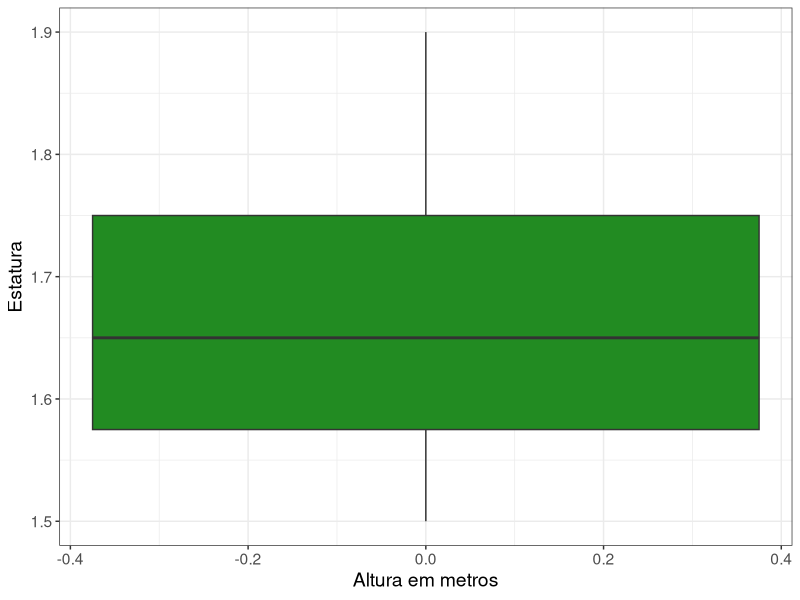

R code for this plot:
library(readxl)
dados = read_excel("Base Casos.xlsx")
library(ggplot2)
ggplot(data=dados,mapping=aes(y = Estatura))+
  geom_boxplot(fill = 'forestgreen')+
  xlab(expression("Altura em metros"))+
  theme_bw()+
  theme(text = element_text(size = 14))
